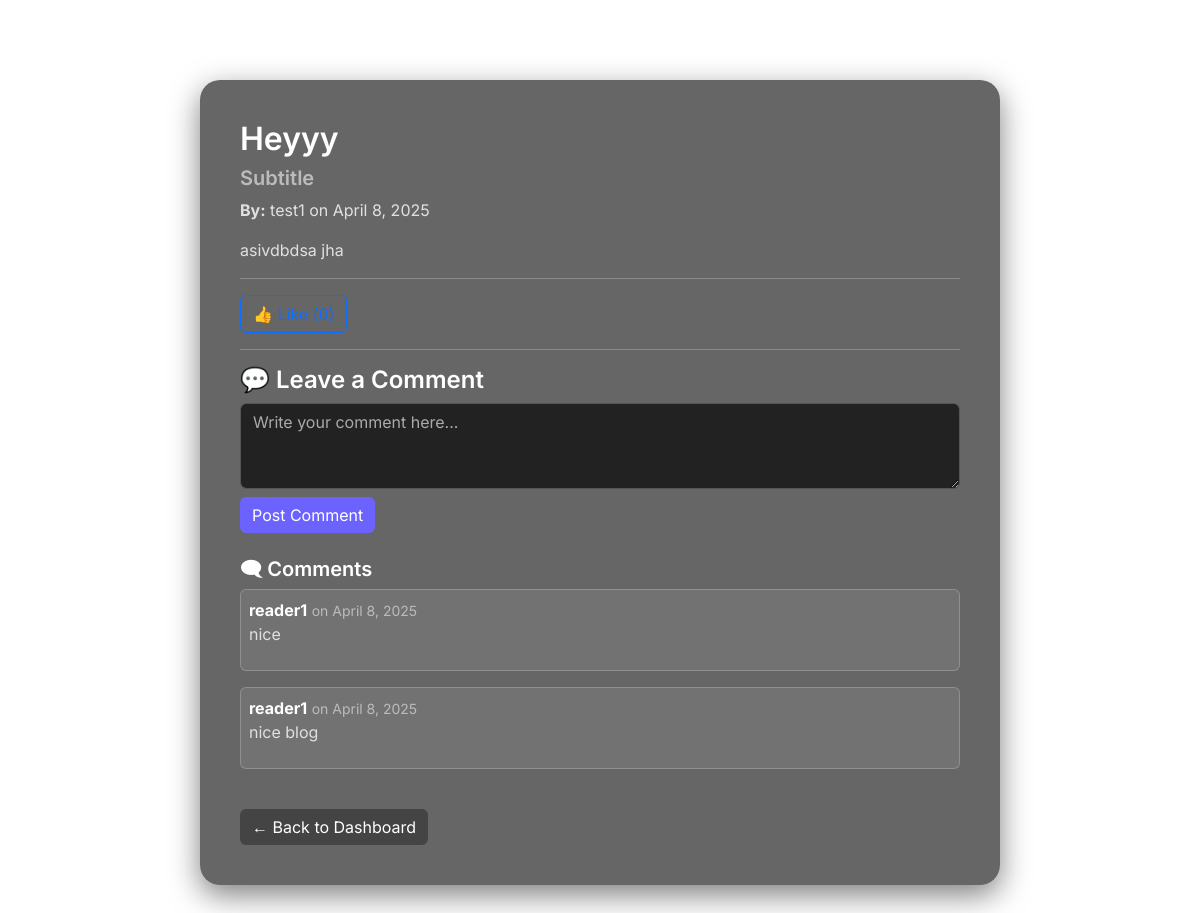
Page /view_blog.php?id=3 (signed in) on the committed database.
### tables this page shows
CREATE TABLE `blog_table` (
  `id` int NOT NULL,
  `admin_id` int NOT NULL,
  `title` varchar(200) NOT NULL,
  `subtitle` varchar(300) DEFAULT NULL,
  `content` longtext NOT NULL,
  `image_url` text,
  `status` enum('draft','published') DEFAULT 'draft',
  `created_at` timestamp NULL DEFAULT CURRENT_TIMESTAMP,
  `updated_at` timestamp NULL DEFAULT CURRENT_TIMESTAMP ON UPDATE CURRENT_TIMESTAMP
);

CREATE TABLE `comments` (
  `id` int NOT NULL,
  `blog_id` int NOT NULL,
  `reader_id` int NOT NULL,
  `comment` text NOT NULL,
  `created_at` datetime DEFAULT CURRENT_TIMESTAMP
);

CREATE TABLE `reader` (
  `id` int NOT NULL,
  `username` varchar(100) NOT NULL,
  `email` varchar(100) NOT NULL,
  `password_hash` varchar(255) NOT NULL,
  `created_at` timestamp NULL DEFAULT CURRENT_TIMESTAMP
);

### view_blog.php (the view, shortened to what this page needs)
<?php
require 'db.php';
$readerId = $_SESSION['reader_id'];
$blogId = isset($_GET['id']) ? intval($_GET['id']) : 0;
$stmt = $conn->prepare("SELECT b.*, a.username FROM blog_table b JOIN admin a ON b.admin_id = a.id WHERE b.id = ?");
$stmt->bind_param("i", $blogId);
$stmt->execute();
$result = $stmt->get_result();
$blog = $result->fetch_assoc();
$commentQuery = $conn->prepare("SELECT c.comment, c.created_at, r.username
                                FROM comments c
                                JOIN reader r ON c.reader_id = r.id
                                WHERE c.blog_id = ?
                                ORDER BY c.created_at DESC");
$commentQuery->bind_param("i", $blogId);
$commentQuery->execute();
$comments = $commentQuery->get_result();
$likeCheck = $conn->prepare("SELECT COUNT(*) FROM likes WHERE blog_id = ? AND reader_id = ?");
$likeCheck->bind_param("ii", $blogId, $readerId);
$likeCheck->execute();
$likeCheck->bind_result($likeExists);
$alreadyLiked = $likeExists > 0;
$likeCountQuery = $conn->prepare("SELECT COUNT(*) FROM likes WHERE blog_id = ?");
$likeCountQuery->bind_param("i", $blogId);
$likeCountQuery->execute();
$likeCountQuery->bind_result($likeCount);
?>
<!DOCTYPE html>
<html>
<head>
    <link href="https://cdn.jsdelivr.net/npm/bootstrap@5.3.0/dist/css/bootstrap.min.css" rel="stylesheet">
</head>
<body>
<div class="container">
    <h2><?php echo htmlspecialchars($blog['title']); ?></h2>
    <h5 class="text-muted"><?php echo htmlspecialchars($blog['subtitle']); ?></h5>
    <p><strong>By:</strong> <?php echo htmlspecialchars($blog['username']); ?> on <?php echo date('F j, Y', strtotime($blog['created_at'])); ?></p>
    <p><?php echo nl2br(htmlspecialchars($blog['content'])); ?></p>
    <hr class="text-light">
    <form method="POST" action="like_blog.php">
        <button type="submit" class="btn btn-outline-<?php echo $alreadyLiked ? 'success' : 'primary'; ?>"
                <?php echo $alreadyLiked ? 'disabled' : ''; ?>>
            👍 Like (<?php echo $likeCount; ?>)
        </button>
    </form>
    <hr>
    <h4>💬 Leave a Comment</h4>
    <form method="POST" class="mb-4">
        <textarea name="comment" class="form-control" rows="3" placeholder="Write your comment here..." required></textarea>
        <button type="submit" class="btn btn-primary mt-2">Post Comment</button>
    </form>
    <h5>🗨 Comments</h5>
    <?php if ($comments->num_rows == 0): ?>
        <p class="text-muted">No comments yet. Be the first to comment!</p>
    <?php else: ?>
        <?php while ($c = $comments->fetch_assoc()): ?>
            <div class="border rounded p-2 mb-3 bg-white">
                <strong><?php echo htmlspecialchars($c['username']); ?></strong>
                <small class="text-muted">on <?php echo date('F j, Y', strtotime($c['created_at'])); ?></small>
                <p><?php echo nl2br(htmlspecialchars($c['comment'])); ?></p>
            </div>
        <?php endwhile; ?>
    <?php endif; ?>
    <a href="reader.php" class="btn btn-secondary mt-4">← Back to Dashboard</a>
</div>
</body>
</html>

### view_blog.php (style rules this page uses)
* { box-sizing: border-box; }
body { margin: 0; padding: 0; font-family: 'Inter', sans-serif; background-image: url('assets/reader1.jpg'); background-size: cover; background-position: center; background-attachment: fixed; color: #f5f5f5; }
.container { max-width: 800px; background: rgba(0, 0, 0, 0.6); backdrop-filter: blur(12px); -webkit-backdrop-filter: blur(12px); padding: 40px; border-radius: 20px; margin-top: 80px; margin-bottom: 60px; box-shadow: 0 10px 30px rgba(0, 0, 0, 0.5); }
h2, h4, h5 { color: #ffffff; font-weight: 600; }
.text-muted { color: #bbb !important; }
.form-control { background-color: #222; color: #f5f5f5; border: 1px solid #555; }
.form-control::placeholder { color: #aaa; }
.btn-primary { background-color: #6c63ff; border: none; }
.btn-secondary { background: #444; border: none; }
.bg-white { background-color: rgba(255, 255, 255, 0.08) !important; color: #fff; }
.border { border: 1px solid rgba(255, 255, 255, 0.2) !important; }
p { color: #e0e0e0; }

### rows in the picture
blog_table: title "Heyyy", subtitle "Subtitle", admin.username "test1", created_at "April 8, 2025", content "asivdbdsa jha"
comments: reader.username "reader1", created_at "April 8, 2025", comment "nice"
comments: reader.username "reader1", created_at "April 8, 2025", comment "nice blog"
